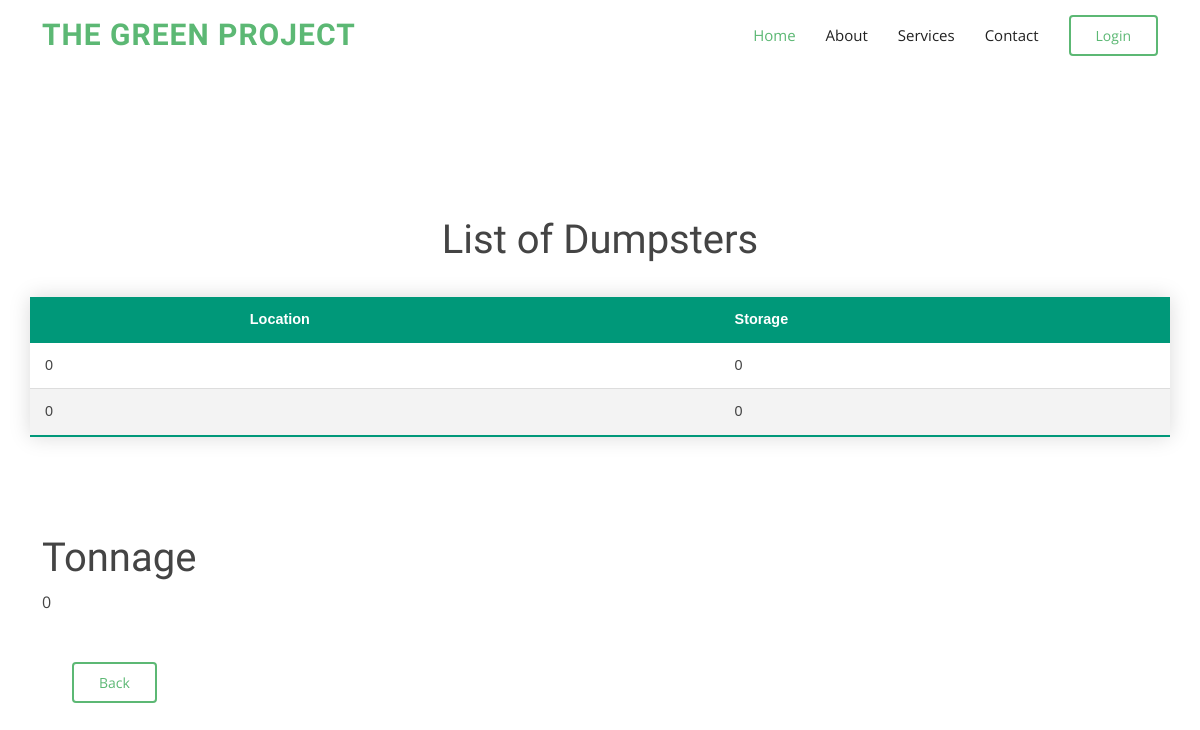
/functions/tonnagebenne.php, run on the app's committed database.
### tables this page shows
CREATE TABLE IF NOT EXISTS `bin` (
  `id` int(11) NOT NULL,
  `location` varchar(50) NOT NULL,
  `storage` int(11) NOT NULL
);

### functions/tonnagebenne.php (the view, shortened to what this page needs)
<?php
include("connection.php"); ?>
<!DOCTYPE html>
<html>
<head>
    <link href="../assets/vendor/animate.css/animate.min.css" rel="stylesheet">
    <link href="../assets/vendor/bootstrap/css/bootstrap.min.css" rel="stylesheet">
    <link href="../assets/vendor/bootstrap-icons/bootstrap-icons.css" rel="stylesheet">
    <link href="../assets/vendor/boxicons/css/boxicons.min.css" rel="stylesheet">
    <link href="../assets/vendor/glightbox/css/glightbox.min.css" rel="stylesheet">
    <link href="../assets/vendor/swiper/swiper-bundle.min.css" rel="stylesheet">
    <link href="../assets/css/style.css" rel="stylesheet">
</head>
<body class="bgimg">
    <header id="header" class="d-flex align-items-center">
        <div class="container d-flex align-items-center">
            <h1 class="logo me-auto"><a href="index.php">The Green Project</a></h1>
            <nav id="navbar" class="navbar">
                <ul>
                    <li><a class="nav-link scrollto active" href="#hero">Home</a></li>
                    <li><a class="nav-link scrollto" href="#about">About</a></li>
                    <li><a class="nav-link scrollto" href="#services">Services</a></li>
                    <li><a class="nav-link scrollto" href="#contact">Contact</a></li>
                    <li><a class="getstarted scrollto" href="login.php">Login</a></li>
                </ul>
            </nav>
        </div>
    </header>
    <br><br><br><br><br><br><br><br><br>
    <h1 style="text-align:center">List of Dumpsters
 </h1>
    <div class="container">
        <div class="row">
            <?php
            $query = "SELECT * FROM bin ";
            $result = mysqli_query($idcon, $query);
            echo '<table class="styled-table">  <thead>
    <tr>
      <th scope="col"> </th>
      <th scope="col">Location</th>
      <th scope="col">Storage</th>
    </tr>
  </thead>';
            while ($row = mysqli_fetch_array($result)) {
                $tmp_id = $row['id'];
                $query = "SELECT location FROM bin WHERE '$tmp_id' = id";
                $tmp_result = mysqli_query($idcon, $query);
                $tmp_row = mysqli_fetch_array($tmp_result);
                $tmp_location = $tmp_row['location'];
                $tmp_id = $row['id'];
                $query = "SELECT storage FROM bin WHERE '$tmp_id' = id";
                $tmp_result = mysqli_query($idcon, $query);
                $tmp_row = mysqli_fetch_array($tmp_result);
                $tmp_storage = $tmp_row['storage'];
                echo "<tr><td>" . htmlspecialchars($row['id']) . "</td><td>" . htmlspecialchars($tmp_location) . "</td><td>" . htmlspecialchars($tmp_storage) . "</td></tr>";
            }
            echo "</table>";
            ?></div> </br><br /><br>
        <h1 style="text-align:left">Tonnage </h1>
        <div class="container">
            <div class="row">
                <?php
                $query = "SELECT sum(storage) as tonnage FROM bin";
                $tmp_result = mysqli_query($idcon, $query);
                $tmp_row = mysqli_fetch_array($tmp_result);
                $tmp_tonnage = $tmp_row['tonnage'];
                echo " $tmp_tonnage ";
                ?>
                </br><br /><br>
                <nav id="navbar" class="navbar center"><a class="getstarted scrollto" href="../functions/chauffeurpage.php">Back</a></nav>
            </div>
        </div>
</body>
</html>

### assets/css/style.css (style rules this page uses)
body { font-family: "Open Sans", sans-serif; color: #444444; }
a { text-decoration: none; color: #5cb874; }
h1, h2, h3, h4, h5, h6 { font-family: "Raleway", sans-serif; }
#header { background: #fff; transition: all 0.5s; z-index: 997; height: 70px; }
#header .logo { font-size: 30px; margin: 0; padding: 0; line-height: 1; font-weight: 700; letter-spacing: 1px; text-transform: uppercase; }
#header .logo a { color: #5cb874; }
.navbar { padding: 0; }
.navbar ul { margin: 0; padding: 0; display: flex; list-style: none; align-items: center; }
.navbar li { position: relative; }
.navbar a, .navbar a:focus { display: flex; align-items: center; justify-content: space-between; padding: 10px 0 10px 30px; font-size: 15px; color: #222222; white-space: nowrap; transition: 0.3s; }
.navbar a:hover, .navbar .active, .navbar .active:focus, .navbar li:hover>a { color: #5cb874; }
.navbar .getstarted, .navbar .getstarted:focus { color: #5cb874; padding: 8px 25px; margin-left: 30px; border-radius: 4px; border: 2px solid #5cb874; transition: 0.3s; font-size: 14px; }
.styled-table { border-collapse: collapse; margin: 25px 0; font-size: 0.9em; font-family: sans-serif; min-width: 400px; box-shadow: 0 0 20px rgba(0, 0, 0, 0.15); }
.styled-table thead tr { background-color: #009879; color: #ffffff; text-align: left; }
.styled-table th, .styled-table td { padding: 12px 15px; }
.styled-table tbody tr { border-bottom: 1px solid #dddddd; }
.styled-table tbody tr:nth-of-type(even) { background-color: #f3f3f3; }
.styled-table tbody tr:last-of-type { border-bottom: 2px solid #009879; }

### data on the page
bin: id "0", storage "0"
bin: id "0", bin.storage "0"

### other printed values
$tmp_tonnage "0"
